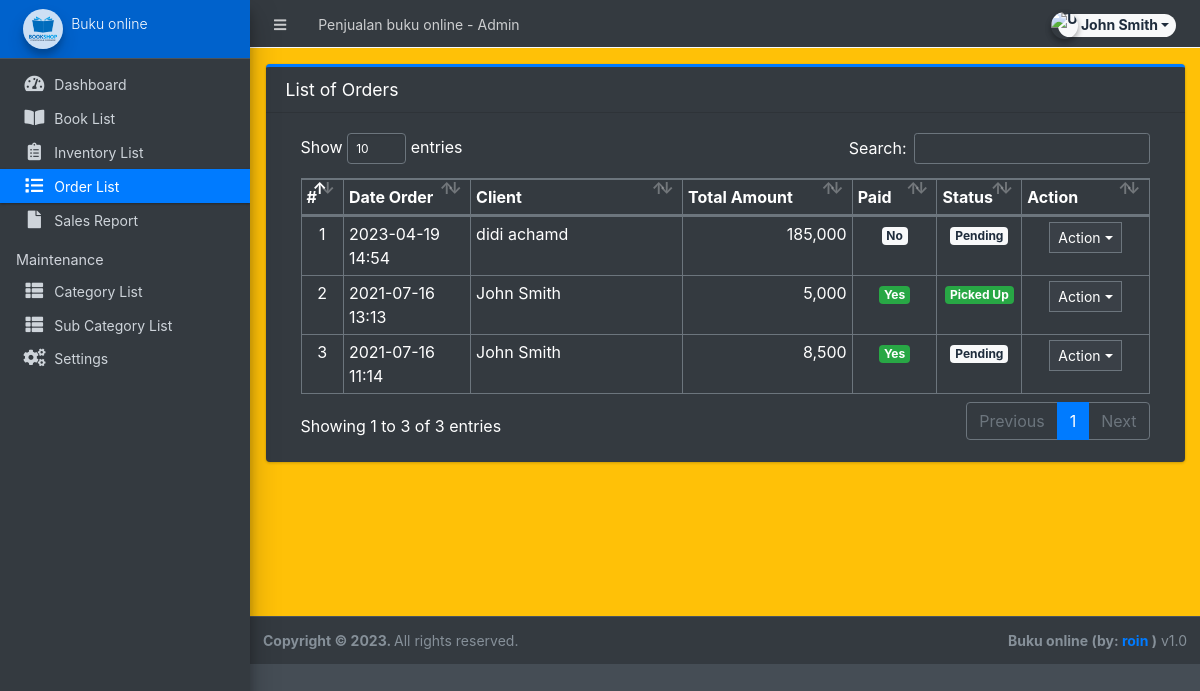
Page /admin/?page=orders (signed in) on the committed database.
### tables this page shows
CREATE TABLE `orders` (
  `id` int(30) NOT NULL,
  `client_id` int(30) NOT NULL,
  `delivery_address` text NOT NULL,
  `payment_method` varchar(100) NOT NULL,
  `order_type` tinyint(1) NOT NULL COMMENT '1= pickup,2= deliver',
  `amount` double NOT NULL,
  `status` tinyint(2) NOT NULL DEFAULT 0,
  `paid` tinyint(1) NOT NULL DEFAULT 0,
  `date_created` datetime NOT NULL DEFAULT current_timestamp(),
  `date_updated` datetime DEFAULT NULL ON UPDATE current_timestamp()
);

### admin/orders/index.php (the view, shortened to what this page needs)
<div class="card card-outline card-primary">
	<div class="card-header">
		<h3 class="card-title">List of Orders</h3>
	</div>
	<div class="card-body">
		<div class="container-fluid">
        <div class="container-fluid">
			<table class="table table-bordered table-stripped">
				<colgroup>
					<col width="5%">
					<col width="15%">
					<col width="25%">
					<col width="20%">
					<col width="10%">
					<col width="10%">
					<col width="15%">
				</colgroup>
				<thead>
					<tr>
						<th>#</th>
						<th>Date Order</th>
						<th>Client</th>
						<th>Total Amount</th>
						<th>Paid</th>
						<th>Status</th>
						<th>Action</th>
					</tr>
				</thead>
				<tbody>
					<?php
					$i = 1;
						$qry = $conn->query("SELECT o.*,concat(c.firstname,' ',c.lastname) as client from `orders` o inner join clients c on c.id = o.client_id order by unix_timestamp(o.date_created) desc ");
						while($row = $qry->fetch_assoc()):
					?>
						<tr>
							<td class="text-center"><?php echo $i++; ?></td>
							<td><?php echo date("Y-m-d H:i",strtotime($row['date_created'])) ?></td>
							<td><?php echo $row['client'] ?></td>
							<td class="text-right"><?php echo number_format($row['amount']) ?></td>
							<td class="text-center">
                                <?php if($row['paid'] == 0): ?>
                                    <span class="badge badge-light">No</span>
                                <?php else: ?>
                                    <span class="badge badge-success">Yes</span>
                                <?php endif; ?>
                            </td>
							<td class="text-center">
                                <?php if($row['status'] == 0): ?>
                                    <span class="badge badge-light">Pending</span>
                                <?php elseif($row['status'] == 1): ?>
                                    <span class="badge badge-primary">Packed</span>
								<?php elseif($row['status'] == 2): ?>
                                    <span class="badge badge-warning">Out for Delivery</span>
								<?php elseif($row['status'] == 3): ?>
                                    <span class="badge badge-success">Delivered</span>
								<?php elseif($row['status'] == 5): ?>
                                    <span class="badge badge-success">Picked Up</span>
                                <?php else: ?>
                                    <span class="badge badge-danger">Cancelled</span>
                                <?php endif; ?>
                            </td>
							<td align="center">
								 <button type="button" class="btn btn-flat btn-default btn-sm dropdown-toggle dropdown-icon" data-toggle="dropdown">
				                  		Action
				                  </button>
							</td>
						</tr>
					<?php endwhile; ?>
				</tbody>
			</table>
		</div>
		</div>
	</div>
</div>

### rows in the picture
orders: date_created "2023-04-19 14:54", client "didi achamd", amount "185,000", paid "No", status "Pending"
orders: date_created "2021-07-16 13:13", client "John Smith", amount "5,000", paid "Yes", status "Picked Up"
orders: date_created "2021-07-16 11:14", client "John Smith", amount "8,500", paid "Yes", status "Pending"

### other values in the picture
$_settings->info('name') "Penjualan buku online"
$_settings->userdata('firstname').' '.$_settings->userdata('lastname') "John Smith"
$_settings->info('short_name') "Buku online"
